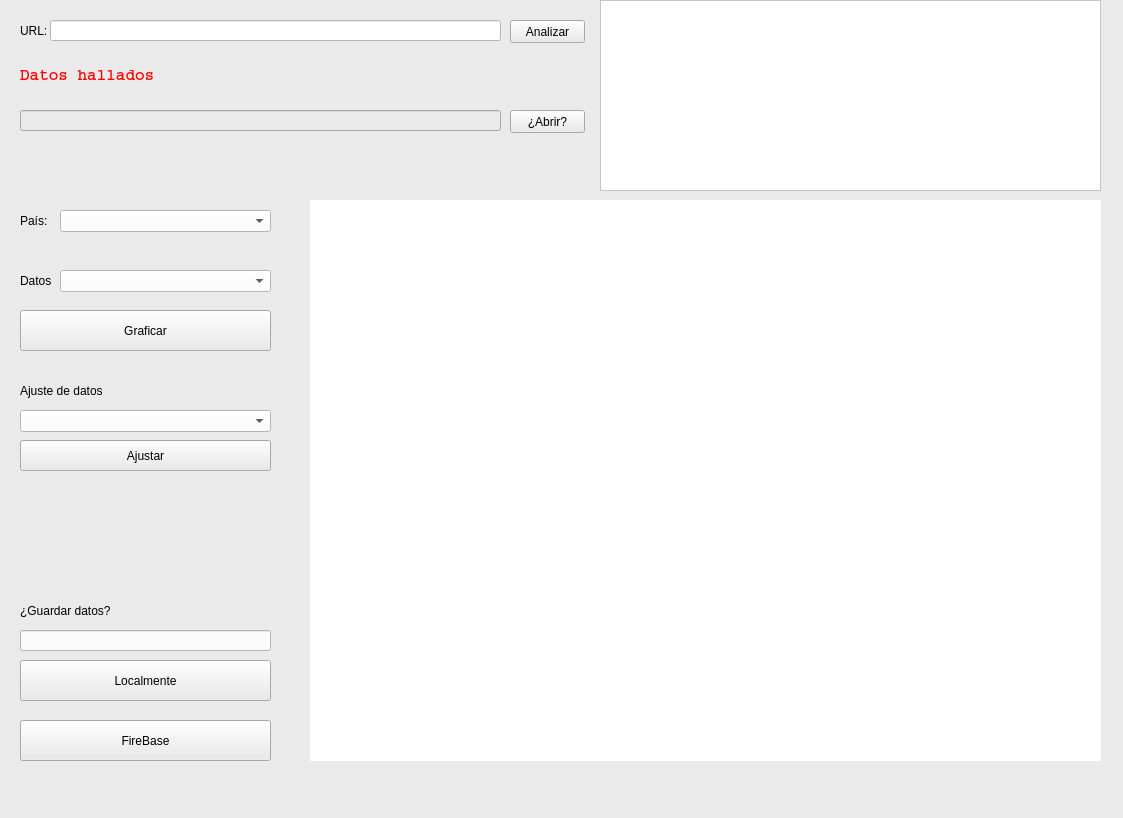
<?xml version="1.0" encoding="UTF-8"?>
<ui version="4.0">
 <class>MainWindow</class>
 <widget class="QMainWindow" name="MainWindow">
  <property name="geometry">
   <rect>
    <x>0</x>
    <y>0</y>
    <width>1123</width>
    <height>818</height>
   </rect>
  </property>
  <property name="windowTitle">
   <string>MainWindow</string>
  </property>
  <property name="styleSheet">
   <string notr="true">background-color: rgb(234, 234, 234);</string>
  </property>
  <widget class="QWidget" name="centralwidget">
   <widget class="QLabel" name="label">
    <property name="geometry">
     <rect>
      <x>20</x>
      <y>20</y>
      <width>31</width>
      <height>21</height>
     </rect>
    </property>
    <property name="text">
     <string>URL:</string>
    </property>
   </widget>
   <widget class="QLineEdit" name="lineEdit">
    <property name="geometry">
     <rect>
      <x>50</x>
      <y>20</y>
      <width>451</width>
      <height>21</height>
     </rect>
    </property>
    <property name="styleSheet">
     <string notr="true">background-color: rgb(255, 255, 255);</string>
    </property>
   </widget>
   <widget class="QPushButton" name="pushButton">
    <property name="geometry">
     <rect>
      <x>510</x>
      <y>20</y>
      <width>75</width>
      <height>23</height>
     </rect>
    </property>
    <property name="text">
     <string>Analizar</string>
    </property>
   </widget>
   <widget class="QLabel" name="label_2">
    <property name="geometry">
     <rect>
      <x>20</x>
      <y>60</y>
      <width>151</width>
      <height>31</height>
     </rect>
    </property>
    <property name="font">
     <font>
      <family>Courier</family>
      <pointsize>12</pointsize>
      <weight>75</weight>
      <bold>true</bold>
     </font>
    </property>
    <property name="styleSheet">
     <string notr="true">color: rgb(255, 0, 0);</string>
    </property>
    <property name="text">
     <string>Datos hallados</string>
    </property>
   </widget>
   <widget class="QLineEdit" name="lineEdit_2">
    <property name="geometry">
     <rect>
      <x>20</x>
      <y>110</y>
      <width>481</width>
      <height>21</height>
     </rect>
    </property>
   </widget>
   <widget class="QPushButton" name="pushButton_2">
    <property name="geometry">
     <rect>
      <x>510</x>
      <y>110</y>
      <width>75</width>
      <height>23</height>
     </rect>
    </property>
    <property name="text">
     <string>¿Abrir?</string>
    </property>
   </widget>
   <widget class="QComboBox" name="comboBox">
    <property name="geometry">
     <rect>
      <x>60</x>
      <y>210</y>
      <width>211</width>
      <height>22</height>
     </rect>
    </property>
    <property name="styleSheet">
     <string notr="true">background-color: rgb(255, 255, 255);</string>
    </property>
   </widget>
   <widget class="QLabel" name="label_3">
    <property name="geometry">
     <rect>
      <x>20</x>
      <y>210</y>
      <width>31</width>
      <height>21</height>
     </rect>
    </property>
    <property name="text">
     <string>País:</string>
    </property>
   </widget>
   <widget class="QComboBox" name="comboBox_2">
    <property name="geometry">
     <rect>
      <x>60</x>
      <y>270</y>
      <width>211</width>
      <height>22</height>
     </rect>
    </property>
    <property name="styleSheet">
     <string notr="true">background-color: rgb(255, 255, 255);</string>
    </property>
   </widget>
   <widget class="QLabel" name="label_4">
    <property name="geometry">
     <rect>
      <x>20</x>
      <y>270</y>
      <width>31</width>
      <height>21</height>
     </rect>
    </property>
    <property name="text">
     <string>Datos:</string>
    </property>
   </widget>
   <widget class="MplWidget" name="MplWidget" native="true">
    <property name="geometry">
     <rect>
      <x>310</x>
      <y>200</y>
      <width>791</width>
      <height>561</height>
     </rect>
    </property>
    <property name="styleSheet">
     <string notr="true">background-color: rgb(255, 255, 255);</string>
    </property>
   </widget>
   <widget class="QPushButton" name="pushButton_3">
    <property name="geometry">
     <rect>
      <x>20</x>
      <y>310</y>
      <width>251</width>
      <height>41</height>
     </rect>
    </property>
    <property name="text">
     <string>Graficar</string>
    </property>
   </widget>
   <widget class="QPlainTextEdit" name="plainTextEdit">
    <property name="geometry">
     <rect>
      <x>600</x>
      <y>0</y>
      <width>501</width>
      <height>191</height>
     </rect>
    </property>
    <property name="styleSheet">
     <string notr="true">background-color: rgb(255, 255, 255);</string>
    </property>
   </widget>
   <widget class="QPushButton" name="pushButton_4">
    <property name="geometry">
     <rect>
      <x>20</x>
      <y>660</y>
      <width>251</width>
      <height>41</height>
     </rect>
    </property>
    <property name="text">
     <string>Localmente</string>
    </property>
   </widget>
   <widget class="QPushButton" name="pushButton_5">
    <property name="geometry">
     <rect>
      <x>20</x>
      <y>720</y>
      <width>251</width>
      <height>41</height>
     </rect>
    </property>
    <property name="text">
     <string>FireBase</string>
    </property>
   </widget>
   <widget class="QLabel" name="label_5">
    <property name="geometry">
     <rect>
      <x>20</x>
      <y>600</y>
      <width>91</width>
      <height>21</height>
     </rect>
    </property>
    <property name="text">
     <string>¿Guardar datos?</string>
    </property>
   </widget>
   <widget class="QLineEdit" name="lineEdit_3">
    <property name="geometry">
     <rect>
      <x>20</x>
      <y>630</y>
      <width>251</width>
      <height>21</height>
     </rect>
    </property>
    <property name="styleSheet">
     <string notr="true">background-color: rgb(250, 250, 250);</string>
    </property>
   </widget>
   <widget class="QLabel" name="label_6">
    <property name="geometry">
     <rect>
      <x>20</x>
      <y>380</y>
      <width>241</width>
      <height>21</height>
     </rect>
    </property>
    <property name="text">
     <string>Ajuste de datos</string>
    </property>
   </widget>
   <widget class="QComboBox" name="comboBox_3">
    <property name="geometry">
     <rect>
      <x>20</x>
      <y>410</y>
      <width>251</width>
      <height>22</height>
     </rect>
    </property>
    <property name="styleSheet">
     <string notr="true">background-color: rgb(255, 255, 255);</string>
    </property>
   </widget>
   <widget class="QPushButton" name="pushButton_6">
    <property name="geometry">
     <rect>
      <x>20</x>
      <y>440</y>
      <width>251</width>
      <height>31</height>
     </rect>
    </property>
    <property name="text">
     <string>Ajustar</string>
    </property>
   </widget>
  </widget>
  <widget class="QMenuBar" name="menubar">
   <property name="geometry">
    <rect>
     <x>0</x>
     <y>0</y>
     <width>1123</width>
     <height>21</height>
    </rect>
   </property>
  </widget>
  <widget class="QStatusBar" name="statusbar"/>
 </widget>
 <customwidgets>
  <customwidget>
   <class>MplWidget</class>
   <extends>QWidget</extends>
   <header>mplwidget.h</header>
   <container>1</container>
  </customwidget>
 </customwidgets>
 <resources/>
 <connections/>
</ui>
